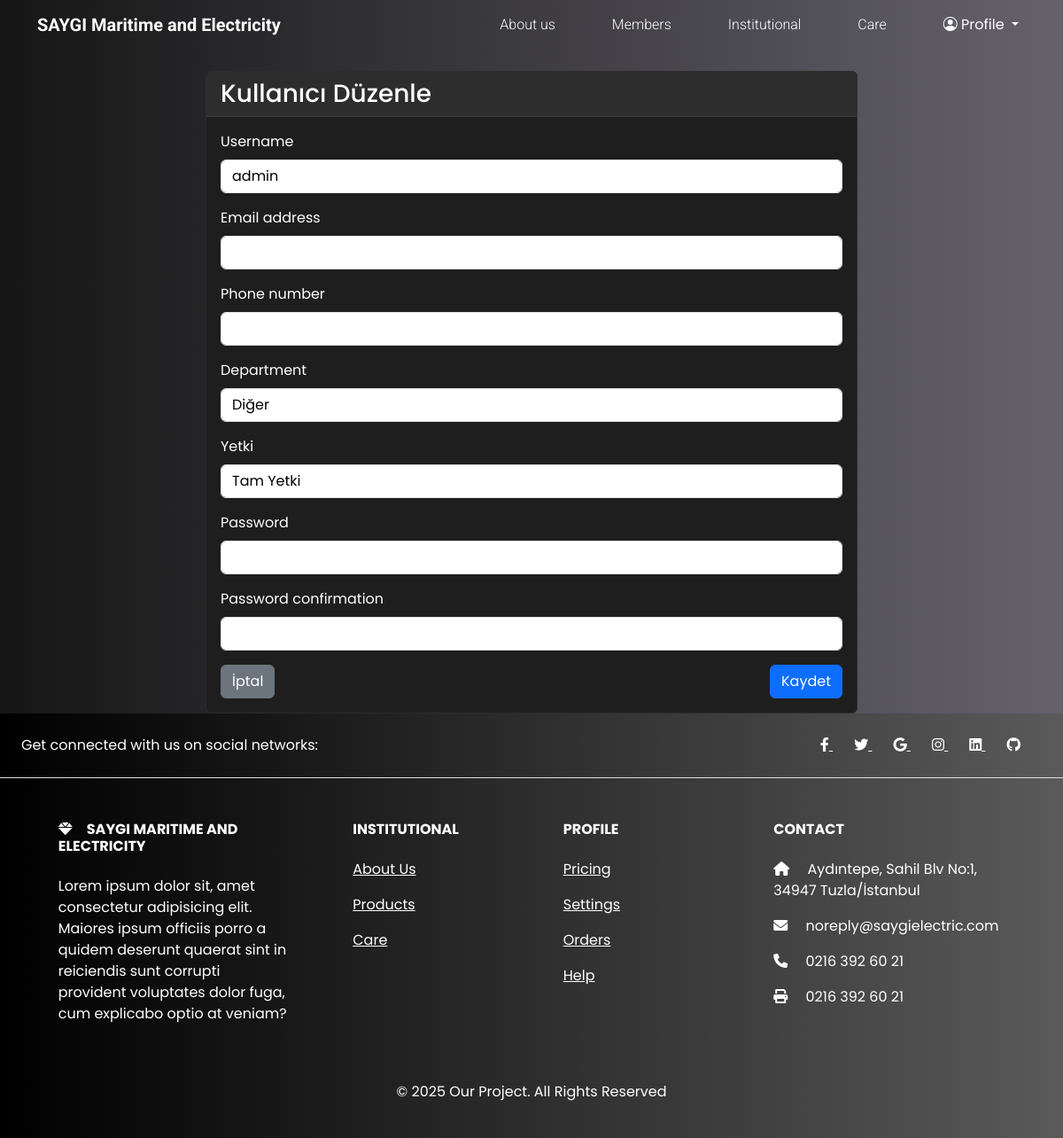
The page /users/1/edit/ (signed in) on the database as committed earlier.
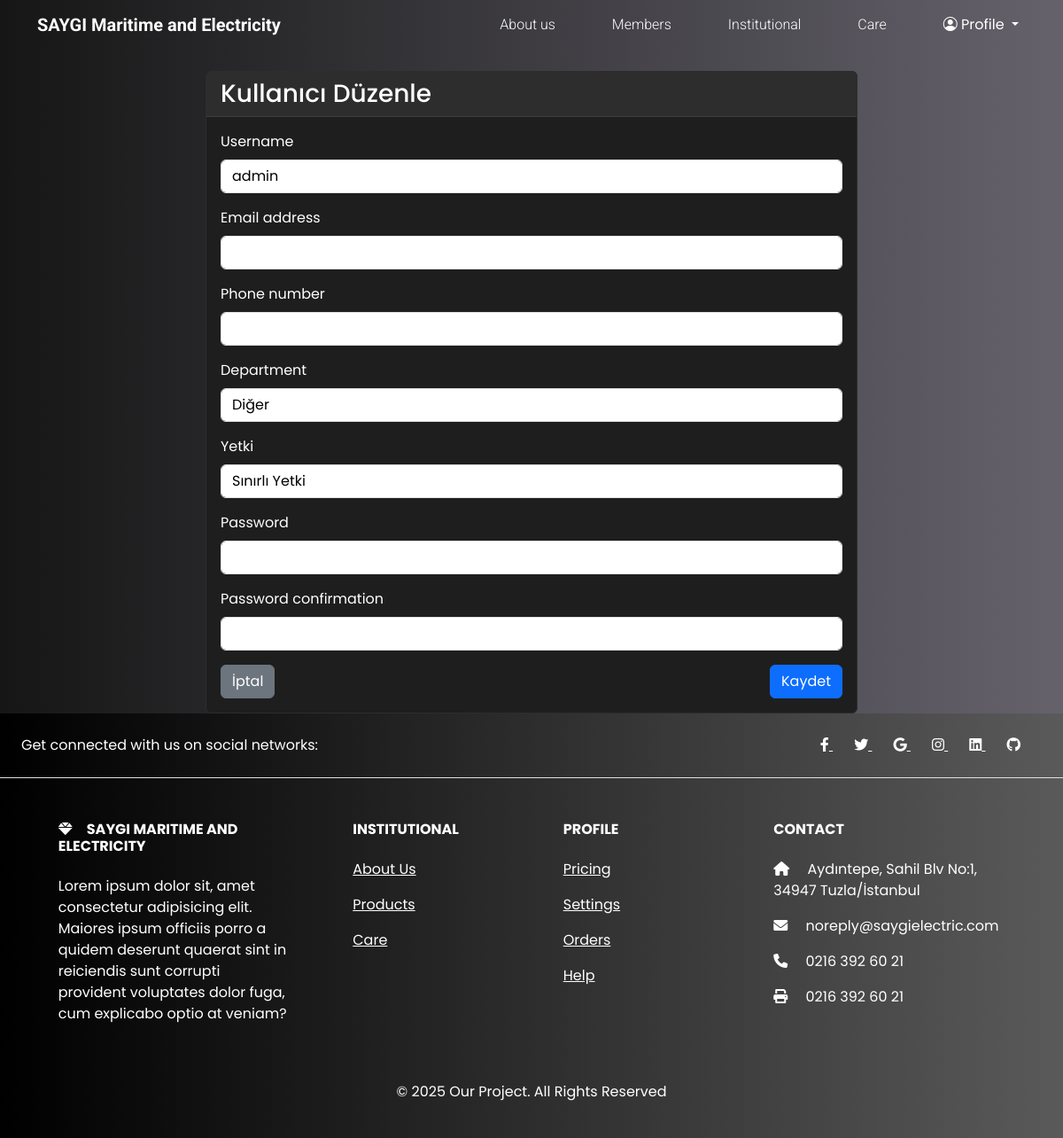
The same page on the database as committed later.
### jobs/models.py (models this page shows, shortened)
class CustomUser(AbstractUser):
    DEPARTMAN_CHOICES = [
        ("otomasyon", "Otomasyon"),
        ("yeni_insa", "Yeni İnşa"),
        ("bakim", "Bakım"),
        ("kalite", "Kalite"),
        ("diger", "Diğer"),
    ]
    YETKI_CHOICES = [
        ("yetki1", "Tam Yetki"),
        ("yetki2", "Yüksek Yetki"),
        ("yetki3", "Orta Yetki"),
        ("yetki4", "Düşük Yetki"),
        ("yetki5", "Sınırlı Yetki"),
    ]
    phone_number = models.CharField(
        _("Telefon Numarası"), max_length=15, blank=True, null=True
    )
    department = models.CharField(
        _("Departman"), max_length=20, choices=DEPARTMAN_CHOICES, default="diger"
    )
    yetki = models.CharField(
        _("Yetki Seviyesi"), max_length=10, choices=YETKI_CHOICES, default="yetki5"
    )

### jobs/views.py (the view)
# urls.py: path("users/<int:id>/edit/", user_edit, name="user_edit"),
@user_passes_test(is_superuser)
def user_edit(request, id):
    try:
        user = CustomUser.objects.get(id=id)
    except CustomUser.DoesNotExist:
        raise Http404("User not found.")
    if request.method == "POST":
        form = CustomUserCreationForm(request.POST, instance=user)
        if form.is_valid():
            form.save()
            messages.success(request, "Kullanıcı başarıyla güncellendi.")
            return redirect("user_list")
        else:
            messages.error(request, "Kullanıcı güncellenirken bir hata oluştu.")
    else:
        form = CustomUserCreationForm(instance=user)
    return render(request, "users/edit.html", {"form": form, "user": user})

### jobs/views.py (called while the page is built)
def is_superuser(user):
    return user.is_superuser

### jobs/templates/users/edit.html (shortened to what this page needs)
{% extends "base.html" %}
{% load i18n %}
{% load static %}
{% block content %}
<div class="container mt-4">
    <div class="row justify-content-center">
        <div class="col-md-8">
            <div class="card">
                <div class="card-header">
                    <h3 class="card-title mb-0">{% trans "Kullanıcı Düzenle" %}</h3>
                </div>
                <div class="card-body">
                    <form method="post">
                        {% for field in form %}
                        <div class="mb-3">
                            <label for="{{ field.id_for_label }}" class="form-label">{{ field.label }}</label>
                            {{ field }}
                        </div>
                        {% endfor %}
                        <div class="d-flex justify-content-between">
                            <a href="{% url 'user_list' %}" class="btn btn-secondary">{% trans "İptal" %}</a>
                            <button type="submit" class="btn btn-primary">{% trans "Kaydet" %}</button>
                        </div>
                    </form>
                </div>
            </div>
        </div>
    </div>
</div>
{% endblock content %}

Rows that differ between the two databases and show on the page:
changed CustomUser "admin": yetki "Tam Yetki" → "Sınırlı Yetki"
